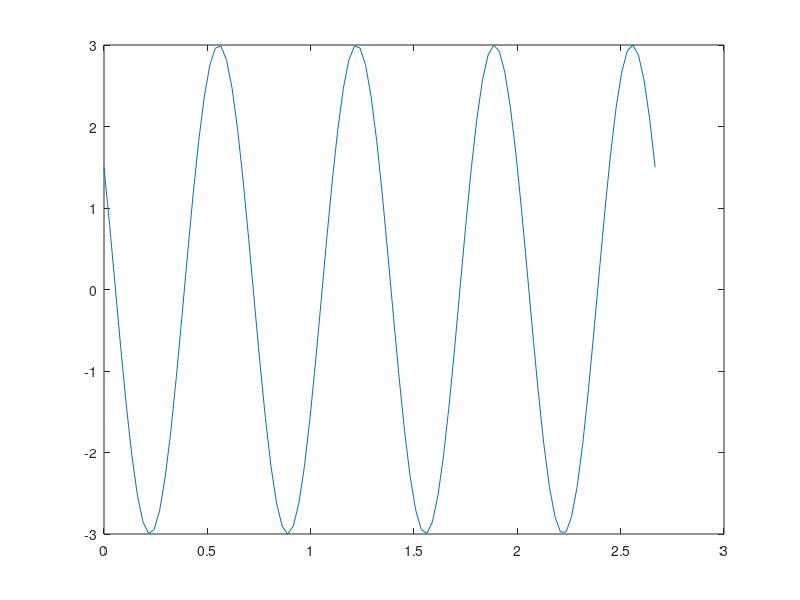

The MATLAB source for this figure:
clc;
clear;
close all;
T = (2/3);            % Fundamental period
t= 0:0.001:4*T;
x=3*cos(3*pi*t +pi/3)

% Plot the signal
figure;
plot(t, x, 'b', 'LineWidth', 2);
xlabel('Time (t)');
ylabel('x(t)');
title('Four Periods of 3 cos(3\pi t + \pi/3)');
grid on;



% unfiltered

clc
clear
close all

w = 3 * pi ;
T = 2 * pi / w ;
t = linspace (0 , 4*T , 100);

x = 3 * cos (3*pi*t + pi/3 )

plot (t, x)
